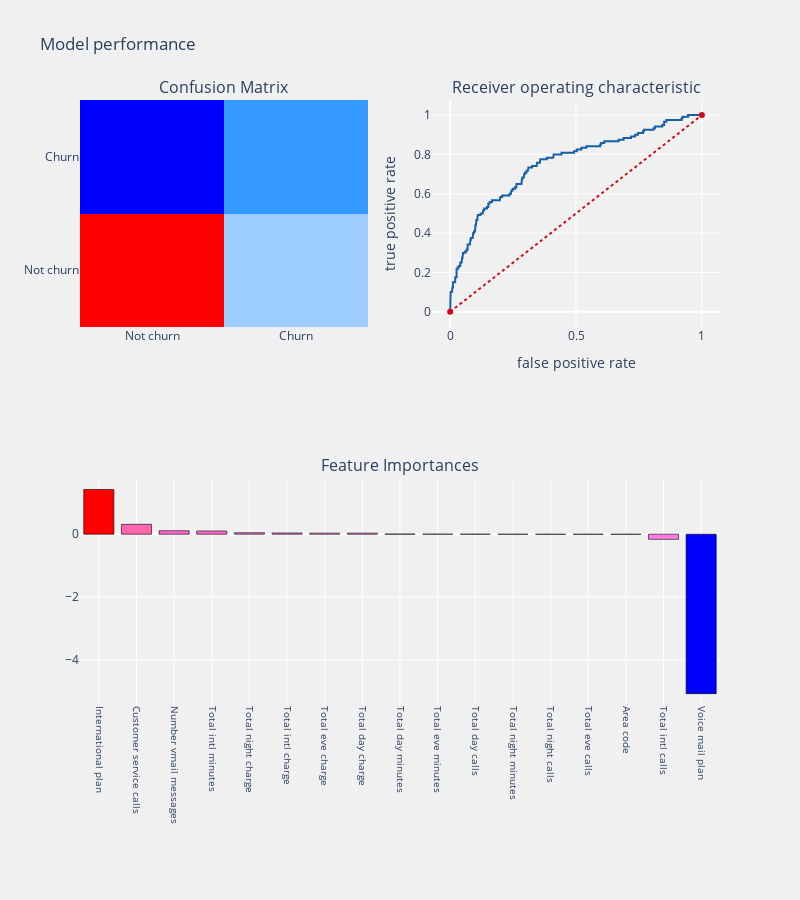

The cell this chart's notebook holds for it:
### Markdown cell above
### SMOTE

### Code cell
from imblearn.over_sampling import SMOTE


smote_X = df[cols]
smote_Y = df[target_col]

#Split train and test data
smote_train_X,smote_test_X,smote_train_Y,smote_test_Y = train_test_split(smote_X,smote_Y,
                                                                         test_size = .25 ,
                                                                         random_state = 111)

#oversampling minority class using smote
os = SMOTE(random_state = 0)
os_smote_X,os_smote_Y = os.fit_sample(smote_train_X,smote_train_Y)
os_smote_X = pd.DataFrame(data = os_smote_X,columns=cols)
os_smote_Y = pd.DataFrame(data = os_smote_Y,columns=target_col)
###



logit_smote = LogisticRegression(C=1.0, class_weight=None, dual=False, fit_intercept=True,
          intercept_scaling=1, max_iter=100, multi_class='ovr', n_jobs=1,
          penalty='l2', random_state=None, solver='liblinear', tol=0.0001,
          verbose=0, warm_start=False)

telecom_churn_prediction(logit_smote,os_smote_X,test_X,os_smote_Y,test_Y,
                         cols,"coefficients",threshold_plot = True)

### Figure 1 — Plotly figure (JSON) as saved in the notebook; plotly's stock layout.template omitted (floating-point values rounded to 4 significant figures; data arrays with more than 128 entries replaced by an {"elided": "..."} marker saying what was removed)
{"data": [{"colorscale": [[0, "rgb(0,0,255)"], [0.1, "rgb(51,153,255)"], [0.2, "rgb(102,204,255)"], [0.3, "rgb(153,204,255)"], [0.4, "rgb(204,204,255)"], [0.5, "rgb(255,255,255)"], [0.6, "rgb(255,204,255)"], [0.7, "rgb(255,153,255)"], [0.8, "rgb(255,102,204)"], [0.9, "rgb(255,102,102)"], [1, "rgb(255,0,0)"]], "name": "matrix", "showscale": false, "type": "heatmap", "x": ["Not churn", "Churn"], "xaxis": "x", "y": ["Not churn", "Churn"], "yaxis": "y", "z": [[396, 151], [42, 78]]}, {"line": {"color": "rgb(22, 96, 167)", "width": 2}, "name": "Roc : 0.6869744058500915", "type": "scatter", "x": {"elided": "174 float values"}, "xaxis": "x2", "y": {"elided": "174 float values"}, "yaxis": "y2"}, {"line": {"color": "rgb(205, 12, 24)", "dash": "dot", "width": 2}, "type": "scatter", "x": [0, 1], "xaxis": "x2", "y": [0, 1], "yaxis": "y2"}, {"marker": {"color": [1.425, 0.3154, 0.1112, 0.103, 0.04727, 0.03837, 0.03402, 0.03374, 0.00612, 0.00273, 0.001612, -0.000168, -0.003023, -0.003098, -0.003175, -0.1622, -5.078], "colorscale": [[0, "rgb(0,0,255)"], [0.1, "rgb(51,153,255)"], [0.2, "rgb(102,204,255)"], [0.3, "rgb(153,204,255)"], [0.4, "rgb(204,204,255)"], [0.5, "rgb(255,255,255)"], [0.6, "rgb(255,204,255)"], [0.7, "rgb(255,153,255)"], [0.8, "rgb(255,102,204)"], [0.9, "rgb(255,102,102)"], [1, "rgb(255,0,0)"]], "line": {"color": "black", "width": 0.6}}, "name": "coefficients", "type": "bar", "x": ["International plan", "Customer service calls", "Number vmail messages", "Total intl minutes", "Total night charge", "Total intl charge", "Total eve charge", "Total day charge", "Total day minutes", "Total eve minutes", "Total day calls", "Total night minutes", "Total night calls", "Total eve calls", "Area code", "Total intl calls", "Voice mail plan"], "xaxis": "x3", "y": [1.425, 0.3154, 0.1112, 0.103, 0.04727, 0.03837, 0.03402, 0.03374, 0.00612, 0.00273, 0.001612, -0.000168, -0.003023, -0.003098, -0.003175, -0.1622, -5.078], "yaxis": "y3"}], "layout": {"annotations": [{"font": {"size": 16}, "showarrow": false, "text": "Confusion Matrix", "x": 0.225, "xanchor": "center", "xref": "paper", "y": 1, "yanchor": "bottom", "yref": "paper"}, {"font": {"size": 16}, "showarrow": false, "text": "Receiver operating characteristic", "x": 0.775, "xanchor": "center", "xref": "paper", "y": 1, "yanchor": "bottom", "yref": "paper"}, {"font": {"size": 16}, "showarrow": false, "text": "Feature Importances", "x": 0.5, "xanchor": "center", "xref": "paper", "y": 0.375, "yanchor": "bottom", "yref": "paper"}], "autosize": false, "height": 900, "margin": {"b": 195}, "paper_bgcolor": "rgba(240,240,240, 0.95)", "plot_bgcolor": "rgba(240,240,240, 0.95)", "showlegend": false, "title": {"text": "Model performance"}, "width": 800, "xaxis": {"anchor": "y", "domain": [0, 0.45]}, "xaxis2": {"anchor": "y2", "domain": [0.55, 1], "title": {"text": "false positive rate"}}, "xaxis3": {"anchor": "y3", "domain": [0, 1], "showgrid": true, "tickangle": 90, "tickfont": {"size": 10}}, "yaxis": {"anchor": "x", "domain": [0.625, 1]}, "yaxis2": {"anchor": "x2", "domain": [0.625, 1], "title": {"text": "true positive rate"}}, "yaxis3": {"anchor": "x3", "domain": [0, 0.375]}}}
